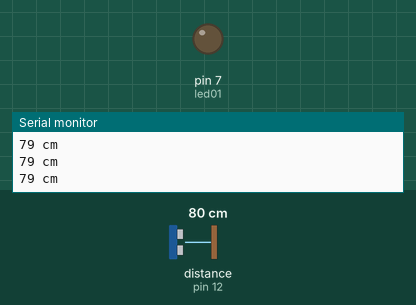
Simulated run of this sketch. Board: Arduino Uno, built with avr-gcc and run on an emulated ATmega328P. On the bench: output pins drawn as LEDs (lit = HIGH), the last lines printed to the serial monitor. Wiring (inferred from the names in the program): ultrasonic range finder: trigger pin 13; echo pin 12. Inputs (shaded band) come from the test bench; at power-on: distance to the obstacle (sensor on pin 12) 80 cm. The echo pulse lasts 58.3 µs per cm; pins used as bus, display or sensor lines are not drawn.

Above: at 1.3 s.
1.4 s: distance to the obstacle (sensor on pin 12) set to 55 cm
2.9 s: distance to the obstacle (sensor on pin 12) set to 45 cm
At 3.4 s:
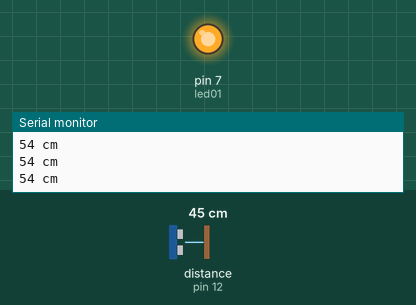
5.9 s: distance to the obstacle (sensor on pin 12) set to 60 cm
At 7.2 s:
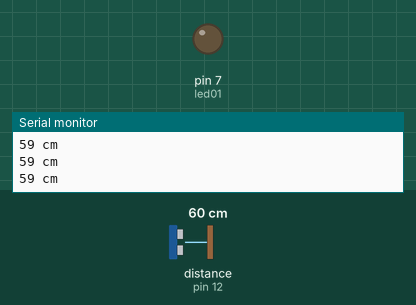
Timing chart, 0 to 8.9 s (numbered marks = the images above; inputs shaded):
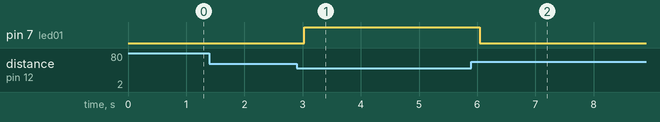

Measured:
- the behaviour switches between 51 and 50 cm on distance to the obstacle (sensor on pin 12) (found by bisection; images 0 and 1)
- after the input at 2.9 s, pin 7 (led01): LOW → HIGH after 0.13 s
- after the input at 5.9 s, pin 7 (led01): HIGH → LOW after 0.15 s

The sketch:

SONAR.ino
```cpp
/*
  HC-SR04 Ping distance sensor]
  VCC to arduino 5v GND to arduino GND
  Echo to Arduino pin 13 Trig to Arduino pin 12
  Red POS to Arduino pin 11
  Green POS to Arduino pin 10
  560 ohm resistor to both LED NEG and GRD power rail
  More info at: http://goo.gl/kJ8Gl
  Original code improvements to the Ping sketch sourced from Trollmaker.com
  Some code and wiring inspired by http://en.wikiversity.org/wiki/User:Dstaub/robotcar
*/

#define trigPin 13
#define echoPin 12
#define led01 7

void setup() {
  Serial.begin (9600);
  pinMode(trigPin, OUTPUT);
  pinMode(echoPin, INPUT);
  pinMode(led01, OUTPUT);
}

void loop() {
  long duration, distance;

  digitalWrite(led01, LOW);

  digitalWrite(trigPin, LOW);  // Added this line
  delayMicroseconds(2); // Added this line
  digitalWrite(trigPin, HIGH);
  //  delayMicroseconds(1000); - Removed this line
  delayMicroseconds(10); // Added this line
  digitalWrite(trigPin, LOW);

  duration = pulseIn(echoPin, HIGH);
  distance = (duration / 2) / 29.1;

  if (distance >= 200 || distance <= 0) {
    Serial.println("Out of range");
  }
  else if(distance < 50){
    digitalWrite(led01, HIGH);
  }
  else {
    Serial.print(distance);
    Serial.println(" cm");
  }

  delay(500);
}
```
